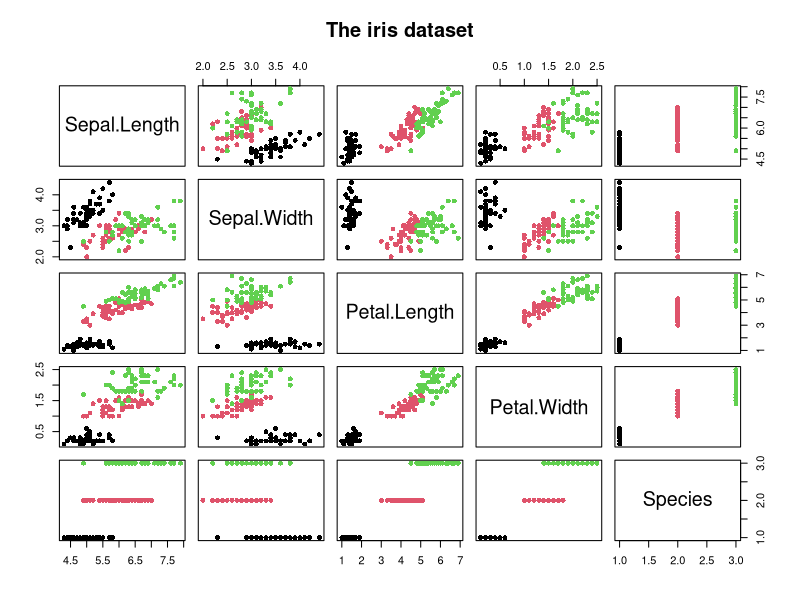

Here is the R script that generated this plot:
## ---- chunk 1
par(mar = c(4, 4, .1, .1))
plot(iris, col = iris$Species, main = "The iris dataset", pch = 16)
## ---- chunk 2
knitr::kable(
  head(iris, 20), caption = 'Here is a nice table!',
  booktabs = TRUE
)
